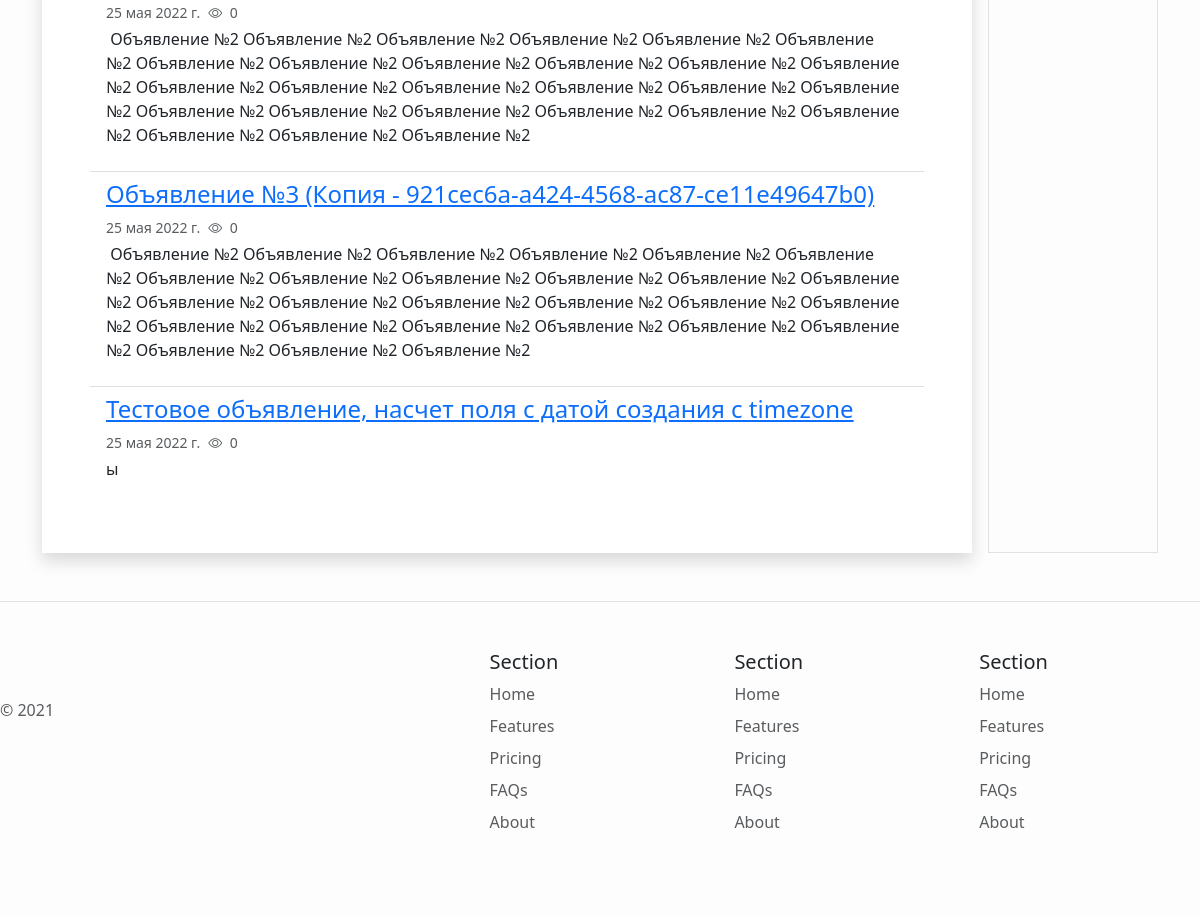
/press/ads/ (lower part), run on an earlier commit of the app's database.
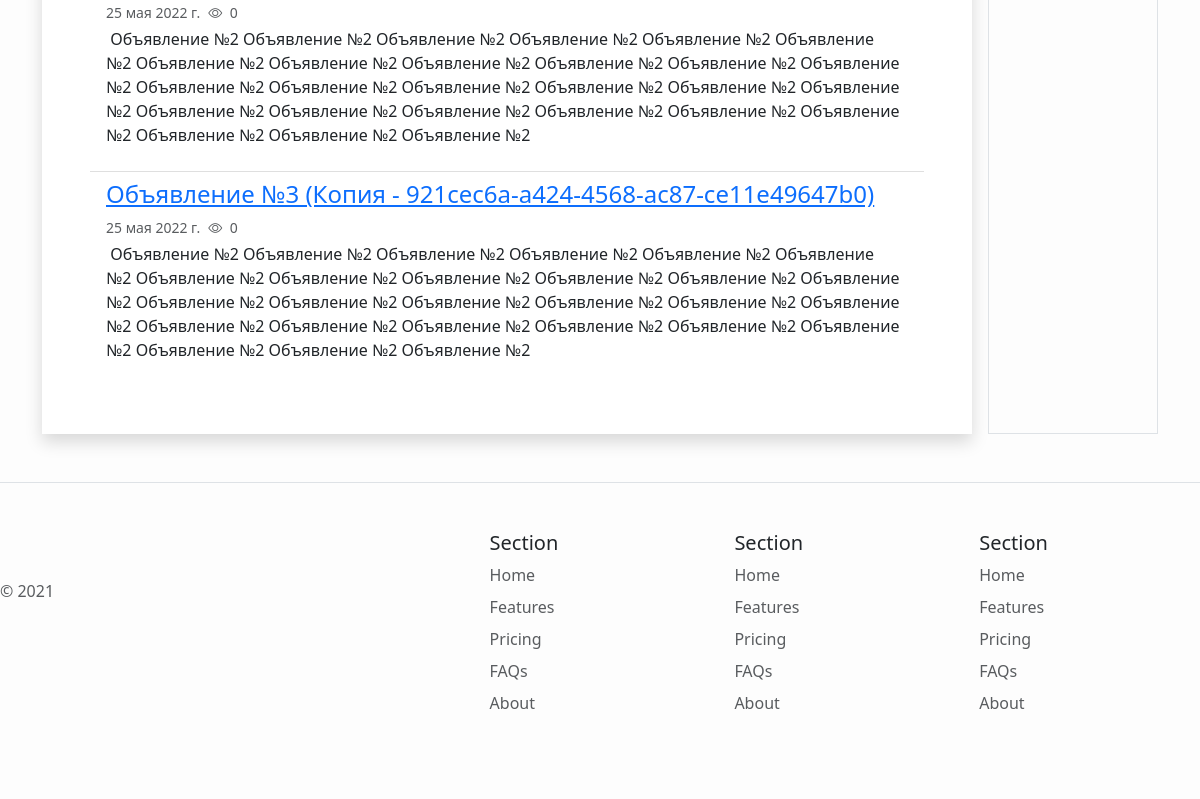
And on a later commit of the database.
### content/models.py (models this page shows, shortened)
class Content(models.Model):
    title = models.CharField(
        default="", max_length=1000, verbose_name="Заголовок")
    alias = models.SlugField(default="", blank=True, unique=True,
                             max_length=1000, help_text="Краткое название транслитом через тире (пример: 'kratkoe-nazvanie-translitom'). Чем короче тем лучше. Для автоматического заполнения - оставьте пустым.")
    published = models.BooleanField(default=True, verbose_name='Опубликовано')
    published_at = models.DateField(default=datetime.date.today,
                                    verbose_name="Дата публикации")
    created_at = models.DateTimeField(auto_now_add=True, verbose_name="Дата создания")
    updated_at = models.DateTimeField(auto_now=True, verbose_name="Последнее изменение")
    hits = models.PositiveIntegerField(default=0, verbose_name="Кол-во просмотров")
    objects = ContentManager()
    class Meta:
        abstract = True

class Post(Content):
    menu = models.ForeignKey(
        Menu, on_delete=models.CASCADE, verbose_name="Привязка к меню", blank=True, null=True)
    feed = models.ForeignKey(
        Feed, on_delete=models.CASCADE, verbose_name="Лента постов", blank=True, null=True)
    text = RichTextUploadingField()

### menus/views.py (the view)
# urls.py: path('', views.menus, name='index' ),
def menus(request, section=None, *args, **kwargs):
    unknown_slugs = []
    bc_items = [(section.title, section.alias)]
    current_menu = section
    if len(kwargs) > 0:
        urlpath = list(kwargs.values())
        for i, slug in enumerate(urlpath):
            obj = get_menu_if_exists(slug)
            if obj:
                current_menu = obj
                bc_items.append((current_menu.title, slug))
            else:
                unknown_slugs += urlpath[i:]
                break
    menus = Menu.objects.filter(parent_id=current_menu.id)
    context = {
        'section':section,
        'bc_items': bc_items,
        'page': current_menu,
        'menus': menus,
    }
    return content_views.render_content(request, context, unknown_slugs)

### app/templatetags/breadcrumbs.py (called while the page is built)
@register.inclusion_tag('app/breadcrumbs.html')
def breadcrumbs(bc_items:dict):
    url_chain = ''
    breadcrumbs_items = {'Главная':''}
    breadcrumbs_items.update(bc_items)
    for key, value in breadcrumbs_items.items():
        url_chain += value + '/'
        breadcrumbs_items[key] = url_chain
    context = {
        'breadcrumbs_items' : breadcrumbs_items
    }
    return context

### content/models.py (called while the page is built)
    def published(self):
        return self.filter(published=True, published_at__lte=datetime.date.today())

### content/views.py (called while the page is built)
def render_content(request, context, unknown_slugs=None):
    if unknown_slugs:
        for slug in unknown_slugs:
            content = get_content_if_exists(slug)
            if content:
                context['bc_items'].append((content.title, slug))
            else:
                raise Http404('Контент не найден')
        context['page'] = content
        context['contents'] = get_content(from_slug=slug)
    else:
        context['contents'] = get_content(from_menu_id=context['page'].id)
    return render(request, 'content/content.html', context)

### content/templates/content/content.html
{% extends 'menus/component.html' %}

### content/templates/content/postfeed.html (shortened to what this page needs)
<ul class="list-group list-group-flush">
{% for post in postfeed.posts %}
    <li class="list-group-item">
    <div class="d-flex justify-content-between mb-0">
        <a href="{{post.alias}}">
            <h4>{{post.title}}</h5>
        </a>
    </div>
    <div class="d-flex flex-nowrap">
        <small class="text-muted me-2"
            data-bs-toggle="tooltip" data-bs-placement="top"
            data-bs-custom-class="custom-tooltip"
            title="Дата публикации"
            >
            {{post.published_at}}
        </small>
        <small class="text-muted"
            data-bs-toggle="tooltip" data-bs-placement="top"
            data-bs-custom-class="custom-tooltip"
            title="Количество просмотров"
            >
            <i class="bi bi-eye me-1"></i>
            {{post.hits}}
        </small>
    </div>
        {% if layout != 'compact' %}
            <div class="mt-1">
                {{post.text|safe}}
            </div>
        {% endif %}
    </li>
{% endfor %}
</ul>

What changed in the data, as far as the page shows it:
no longer on this page (row edited): Post: title "Тестовое объявление, насчет поля с датой создания с timezone", published_at "25 мая 2022 г.", hits "0", text "ы"
